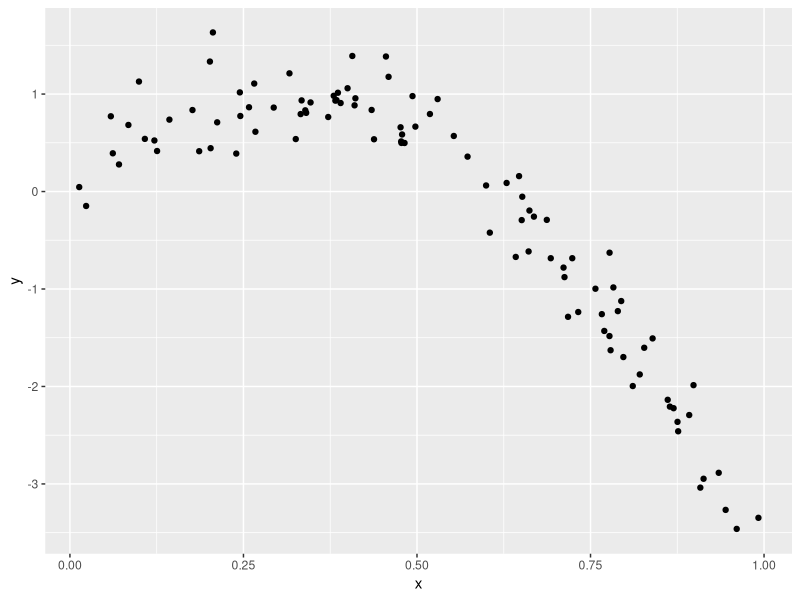
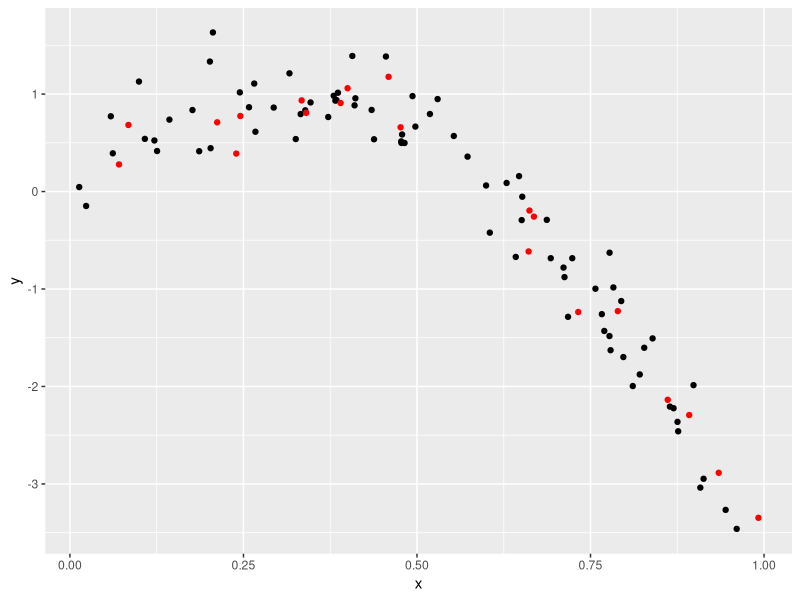
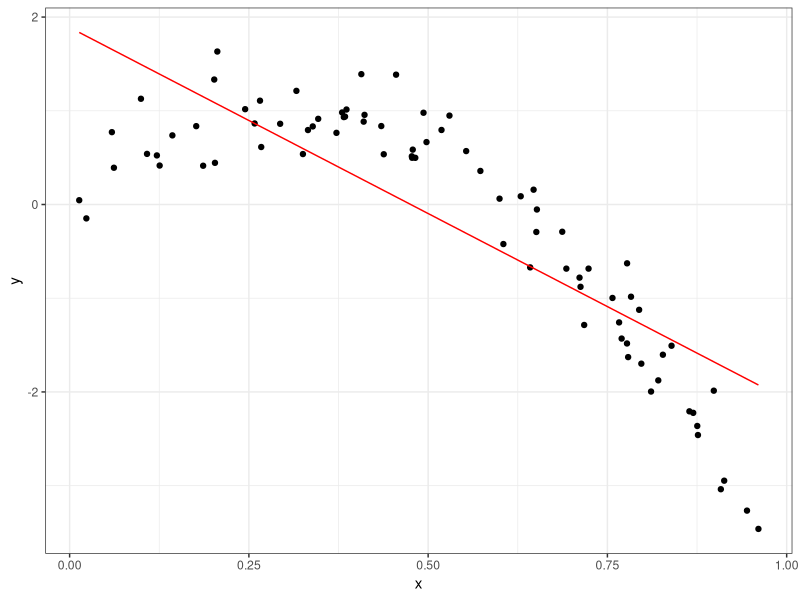
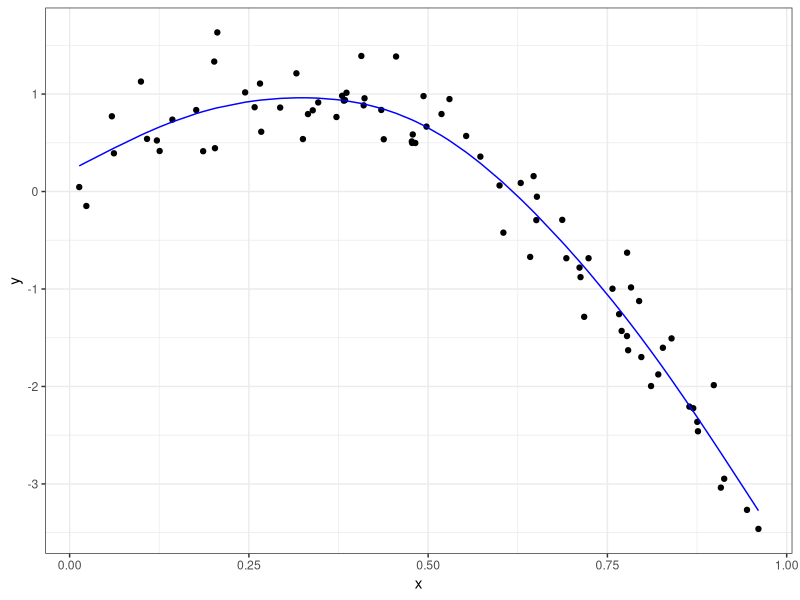
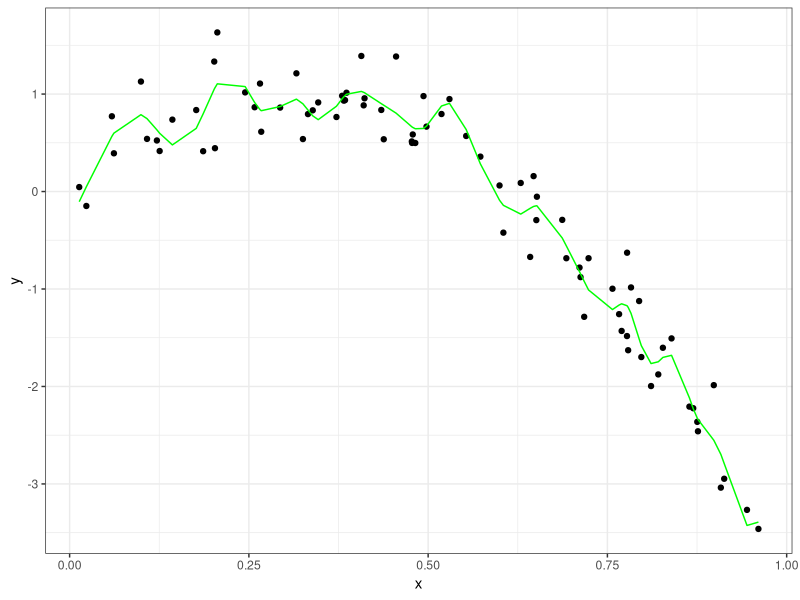
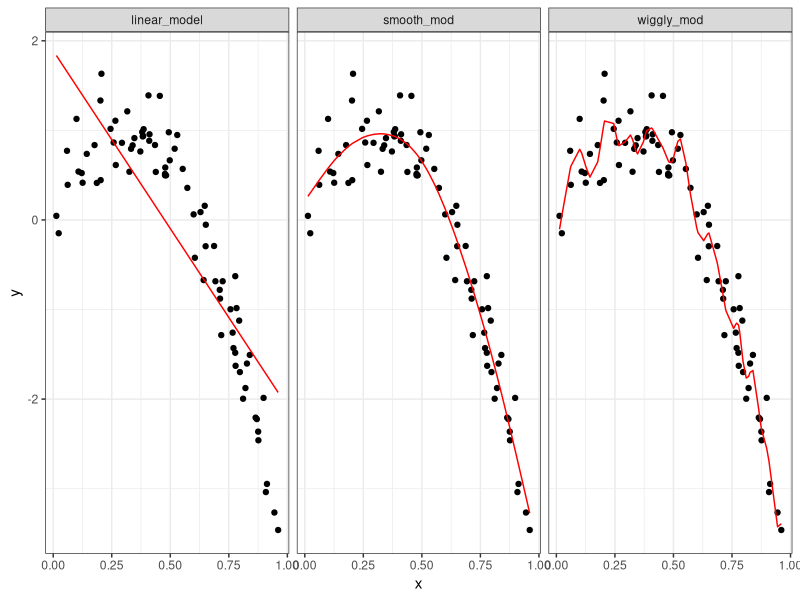
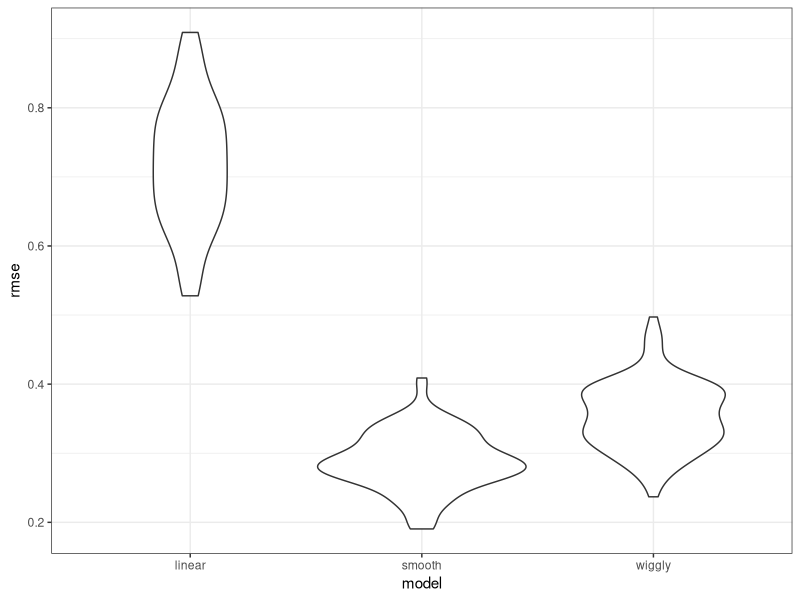

Reproduce these figures in R, in order.
## ---- chunk 1
library(tidyverse)
library(modelr)
library(mgcv)
set.seed(1)
## ---- chunk 2
nonlin_df = 
  tibble(
    id = 1:100,
    x = runif(100, 0, 1),
    y = 1 - 10 * (x - .3) ^ 2 + rnorm(100, 0, .3)
  )
nonlin_df |> 
  ggplot(aes(x = x, y = y)) + 
  geom_point()
## ---- chunk 3
train_df = sample_n(nonlin_df, 80)
test_df = anti_join(nonlin_df, train_df, by = "id")
## ---- chunk 4
ggplot(train_df, aes(x = x, y = y)) + 
  geom_point() + 
  geom_point(data = test_df, color = "red")
## ---- chunk 5
linear_model = lm(y~x, data = train_df)
## ---- chunk 6
smooth_mod = mgcv::gam(y ~ s(x), data = train_df)
wiggly_mod = mgcv::gam(y ~ s(x, k = 30), sp = 10e-6, data = train_df)

train_df |> 
  add_predictions(linear_model) |> 
  ggplot(aes(x = x, y = y)) + geom_point() + 
  geom_line(aes(y = pred), color = "red")+
  theme_bw()
## ---- chunk 7
train_df |> 
  add_predictions(smooth_mod) |> 
  ggplot(aes(x = x, y = y)) + geom_point() + 
  geom_line(aes(y = pred), color = "blue")+
  theme_bw()
## ---- chunk 8
train_df |> 
  add_predictions(wiggly_mod) |> 
  ggplot(aes(x = x, y = y)) + geom_point() + 
  geom_line(aes(y = pred), color = "green")+
  theme_bw()
## ---- chunk 9
train_df |> 
  gather_predictions(linear_model, smooth_mod, wiggly_mod) |> 
  mutate(model = fct_inorder(model)) |> 
  ggplot(aes(x = x, y = y)) + 
  geom_point() + 
  geom_line(aes(y = pred), color = "red") + 
  facet_wrap(~model)+
  theme_bw()
## ---- chunk 10
rmse(linear_model, train_df)
rmse(linear_model, test_df)
## ---- chunk 11
rmse(smooth_mod, train_df)
rmse(smooth_mod, test_df)
## ---- chunk 12
rmse(wiggly_mod, train_df)
rmse(wiggly_mod, test_df)
## ---- chunk 13
cv_df = 
  crossv_mc(nonlin_df, 100)
## ---- chunk 14
cv_df |> pull(train) |> nth(1) |> as_tibble()
## ---- chunk 15
cv_df =
  cv_df |> 
  mutate(
    train = map(train, as_tibble),
    test = map(test, as_tibble))
## ---- chunk 16
cv_df = 
  cv_df |> 
  mutate(
    linear_mod  = map(train, ~lm(y ~ x, data = .x)),
    smooth_mod  = map(train, ~mgcv::gam(y ~ s(x), data = .x)),
    wiggly_mod  = map(train, ~gam(y ~ s(x, k = 30), sp = 10e-6, data = .x))) |> 
  mutate(
    rmse_linear = map2_dbl(linear_mod, test, ~rmse(model = .x, data = .y)),
    rmse_smooth = map2_dbl(smooth_mod, test, ~rmse(model = .x, data = .y)),
    rmse_wiggly = map2_dbl(wiggly_mod, test, ~rmse(model = .x, data = .y)))
## ---- chunk 17
cv_df |> 
  select(starts_with("rmse")) |> 
  pivot_longer(
    everything(),
    names_to = "model", 
    values_to = "rmse",
    names_prefix = "rmse_") |> 
  mutate(model = fct_inorder(model)) |> 
  ggplot(aes(x = model, y = rmse)) + geom_violin()+
  theme_bw()
